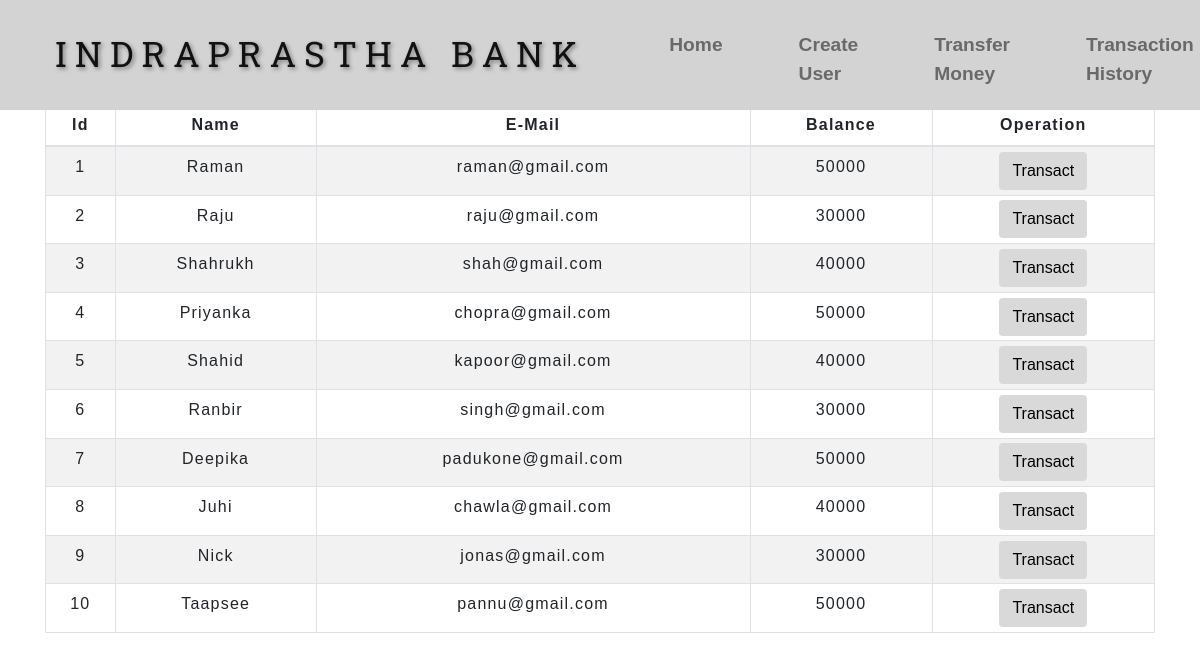
The app's page /transfermoney.php with its own data.
### tables this page shows
CREATE TABLE `users` (
  `id` int(3) NOT NULL,
  `name` text NOT NULL,
  `email` varchar(30) NOT NULL,
  `balance` int(8) NOT NULL
);

### transfermoney.php (the view, shortened to what this page needs)
<!DOCTYPE html>
<html lang="en">
<head>
    <link rel="stylesheet" href="https://maxcdn.bootstrapcdn.com/bootstrap/4.0.0/css/bootstrap.min.css">
    <link rel="stylesheet" type="text/css" href="css/table.css">
    <link rel="stylesheet" type="text/css" href="css/navbar.css">
</head>
<body>
<?php
    include 'config.php';
    $sql = "SELECT * FROM users";
    $result = mysqli_query($conn,$sql);
?>
<?php
  include 'navbar.php';
?>
<div class="container">
        <h2 class="text-center pt-4">Transfer Money</h2>
        <br>
            <div class="row">
                <div class="col">
                    <div class="table-responsive-sm">
                    <table class="table table-hover table-sm table-striped table-condensed table-bordered">
                        <thead>
                            <tr>
                            <th scope="col" class="text-center py-2">Id</th>
                            <th scope="col" class="text-center py-2">Name</th>
                            <th scope="col" class="text-center py-2">E-Mail</th>
                            <th scope="col" class="text-center py-2">Balance</th>
                            <th scope="col" class="text-center py-2">Operation</th>
                            </tr>
                        </thead>
                        <tbody>
                <?php
                    while($rows=mysqli_fetch_assoc($result)){
                ?>
                    <tr>
                        <td class="py-2"><?php echo $rows['id'] ?></td>
                        <td class="py-2"><?php echo $rows['name']?></td>
                        <td class="py-2"><?php echo $rows['email']?></td>
                        <td class="py-2"><?php echo $rows['balance']?></td>
                        <td><a href="selecteduserdetail.php?id= <?php echo $rows['id'] ;?>"> <button type="button" class="btn">Transact</button></a></td>
                    </tr>
                <?php
                    }
                ?>
                        </tbody>
                    </table>
                    </div>
                </div>
            </div>
         </div>
</body>
</html>

### navbar.php (shortened to what this page needs)
<nav class="navbar  navbar-expand-lg navbar-light fixed-top ">
    <a class="navbar-brand" href="index.php">INDRAPRASTHA BANK</a>
    <br>
    <div class="collapse navbar-collapse" id="navbarSupportedContent">
      <ul class="navbar-nav ml-auto">
      <li class="nav-item">
                <a class="nav-link" href="index.php">Home</a>
              </li>
              <li class="nav-item">
                <a class="nav-link" href="createuser.php">Create User</a>
              </li>
              <li class="nav-item">
                <a class="nav-link" href="transfermoney.php">Transfer Money</a>
              </li>
              <li class="nav-item">
                <a class="nav-link" href="transactionhistory.php">Transaction History</a>
              </li>
    </ul>
    </div>
  </nav>

### css/table.css (style rules this page uses)
* { padding: 0; margin: 0; box-sizing: border-box; font-family: sans-serif; }
h2 { font-size: 40px; }
table { letter-spacing: 1.2px; }
td { text-align: center; }
button { border:none; background: #d9d9d9; transition: 1s; }

### css/navbar.css (style rules this page uses)
nav { padding: 50px; }
.navbar { font-size: 1rem; padding: 3px 5px; background-color:#D3D3D3; position: fixed; top: 0; width: 100%; }
.navbar-brand { font-family: 'Roboto Slab', serif; letter-spacing: 0.5rem; font-size: 2.2rem; text-shadow: 2px 2px 4px grey; padding: 0 50px; color: black; }
.nav-item { margin-top: 10px; margin-right: 40px; padding: 10px; font-size: 1.2rem; font-weight: bolder; }
.nav-item a { color: black; }

### transfermoney.php (style rules this page uses)
button { transition: 1.5s; }

### records on screen
users: id "1", name "Raman", email "raman@gmail.com", balance "50000"
users: id "2", name "Raju", email "raju@gmail.com", balance "30000"
users: id "3", name "Shahrukh", email "shah@gmail.com", balance "40000"
users: id "4", name "Priyanka", email "chopra@gmail.com", balance "50000"
users: id "5", name "Shahid", email "kapoor@gmail.com", balance "40000"
users: id "6", name "Ranbir", email "singh@gmail.com", balance "30000"
users: id "7", name "Deepika", email "padukone@gmail.com", balance "50000"
users: id "8", name "Juhi", email "chawla@gmail.com", balance "40000"
users: id "9", name "Nick", email "jonas@gmail.com", balance "30000"
users: id "10", name "Taapsee", email "pannu@gmail.com", balance "50000"
